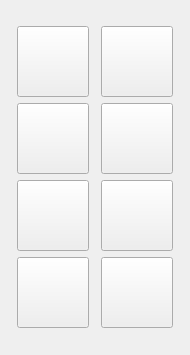
<?xml version="1.0" encoding="UTF-8"?>
<ui version="4.0">
 <class>glowbot_alignment</class>
 <widget class="QDialog" name="glowbot_alignment">
  <property name="geometry">
   <rect>
    <x>0</x>
    <y>0</y>
    <width>190</width>
    <height>355</height>
   </rect>
  </property>
  <property name="windowTitle">
   <string>GlowBot: Objects Alignment</string>
  </property>
  <property name="windowIcon">
   <iconset resource="../Icons/icons.qrc">
    <normaloff>:/Logo/glowbot-logo.png</normaloff>:/Logo/glowbot-logo.png</iconset>
  </property>
  <layout class="QVBoxLayout" name="verticalLayout">
   <item>
    <layout class="QGridLayout" name="gridLayout">
     <item row="0" column="0">
      <widget class="QToolButton" name="bottom_align">
       <property name="toolTip">
        <string>Bottom Align</string>
       </property>
       <property name="text">
        <string/>
       </property>
       <property name="icon">
        <iconset resource="../Icons/icons.qrc">
         <normaloff>:/bottom-align.png</normaloff>:/bottom-align.png</iconset>
       </property>
       <property name="iconSize">
        <size>
         <width>64</width>
         <height>64</height>
        </size>
       </property>
      </widget>
     </item>
     <item row="0" column="1">
      <widget class="QToolButton" name="top_align">
       <property name="toolTip">
        <string>Top Align</string>
       </property>
       <property name="text">
        <string/>
       </property>
       <property name="icon">
        <iconset resource="../Icons/icons.qrc">
         <normaloff>:/top-align.png</normaloff>:/top-align.png</iconset>
       </property>
       <property name="iconSize">
        <size>
         <width>64</width>
         <height>64</height>
        </size>
       </property>
      </widget>
     </item>
     <item row="1" column="0">
      <widget class="QToolButton" name="horizontal_center_align">
       <property name="toolTip">
        <string>Horizontal Center Align</string>
       </property>
       <property name="text">
        <string/>
       </property>
       <property name="icon">
        <iconset resource="../Icons/icons.qrc">
         <normaloff>:/horizontal-center-align.png</normaloff>:/horizontal-center-align.png</iconset>
       </property>
       <property name="iconSize">
        <size>
         <width>64</width>
         <height>64</height>
        </size>
       </property>
      </widget>
     </item>
     <item row="1" column="1">
      <widget class="QToolButton" name="vertical_center_align">
       <property name="toolTip">
        <string>Vertical Center Align</string>
       </property>
       <property name="text">
        <string/>
       </property>
       <property name="icon">
        <iconset resource="../Icons/icons.qrc">
         <normaloff>:/vertical-center-align.png</normaloff>:/vertical-center-align.png</iconset>
       </property>
       <property name="iconSize">
        <size>
         <width>64</width>
         <height>64</height>
        </size>
       </property>
      </widget>
     </item>
     <item row="2" column="0">
      <widget class="QToolButton" name="horizontal_stack">
       <property name="toolTip">
        <string>Horizontal Stack</string>
       </property>
       <property name="text">
        <string/>
       </property>
       <property name="icon">
        <iconset resource="../Icons/icons.qrc">
         <normaloff>:/horizontal-stack.png</normaloff>:/horizontal-stack.png</iconset>
       </property>
       <property name="iconSize">
        <size>
         <width>64</width>
         <height>64</height>
        </size>
       </property>
      </widget>
     </item>
     <item row="2" column="1">
      <widget class="QToolButton" name="vertical_stack">
       <property name="toolTip">
        <string>Vertical Stack</string>
       </property>
       <property name="text">
        <string/>
       </property>
       <property name="icon">
        <iconset resource="../Icons/icons.qrc">
         <normaloff>:/vertical-stack.png</normaloff>:/vertical-stack.png</iconset>
       </property>
       <property name="iconSize">
        <size>
         <width>64</width>
         <height>64</height>
        </size>
       </property>
      </widget>
     </item>
     <item row="3" column="0">
      <widget class="QToolButton" name="left_align">
       <property name="toolTip">
        <string>Left Align</string>
       </property>
       <property name="text">
        <string/>
       </property>
       <property name="icon">
        <iconset resource="../Icons/icons.qrc">
         <normaloff>:/left-align.png</normaloff>:/left-align.png</iconset>
       </property>
       <property name="iconSize">
        <size>
         <width>64</width>
         <height>64</height>
        </size>
       </property>
      </widget>
     </item>
     <item row="3" column="1">
      <widget class="QToolButton" name="right_align">
       <property name="toolTip">
        <string>Right Align</string>
       </property>
       <property name="text">
        <string/>
       </property>
       <property name="icon">
        <iconset resource="../Icons/icons.qrc">
         <normaloff>:/right-align.png</normaloff>:/right-align.png</iconset>
       </property>
       <property name="iconSize">
        <size>
         <width>64</width>
         <height>64</height>
        </size>
       </property>
      </widget>
     </item>
    </layout>
   </item>
  </layout>
 </widget>
 <resources>
  <include location="../Icons/icons.qrc"/>
 </resources>
 <connections/>
</ui>
